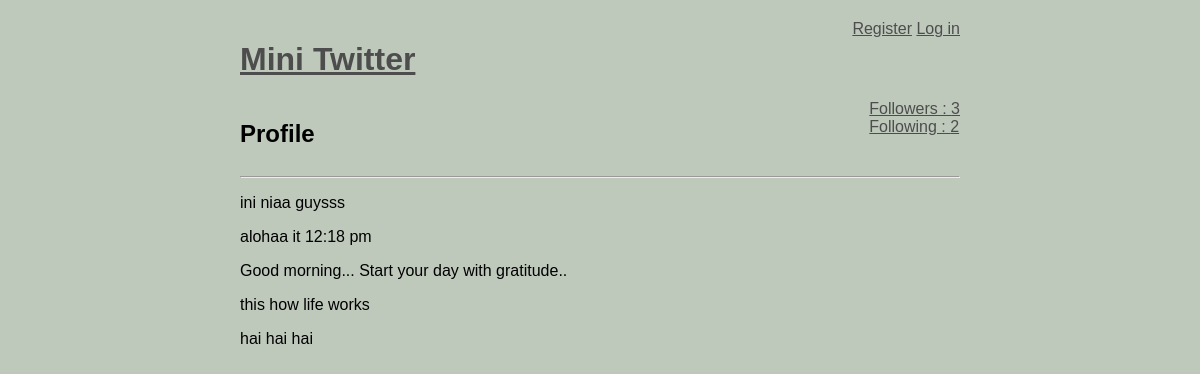
The page /user/nia on the database its author committed.
### models.py (models this page shows, shortened)
class BaseModel(Model):
    class Meta:
        database = database

class Message(BaseModel):
    user          = ForeignKeyField(User, backref = 'messages')
    content       = TextField()
    published_at  = DateTimeField(default=datetime.datetime.now())

### routes.py (the view)
@app.route('/user/<username>')
def user_profile(username):
    user = getUserOrAbort(username)
    messages = user.messages.order_by(Message.published_at.desc())
    return render_template('profile.html', messages=messages, user=user)

### models.py (called while the page is built)
    def following(self):
        return(User.select()
                   .join(Relationship, on=Relationship.to_user)
                   .where(Relationship.from_user == self)
                   .order_by(User.username))

    def follower(self):
        return(User.select()
                   .join(Relationship, on=Relationship.from_user)
                   .where(Relationship.to_user == self)
                   .order_by(User.username))

### routes.py (called while the page is built)
@app.before_request
def before_request():
    database.connect()

@app.after_request
def after_request(response):
    database.close()
    return response

def get_current_user():
    if session.get('logged_in'):
        return User.get(User.id == session['user_id'])

def getUserOrAbort(username):
    try:
        return User.get(User.username == username)
    except User.DoesNotExist:
        abort(404)

@app.context_processor
def _inject_user():
    return{'active_user': get_current_user()}

### templates/profile.html (shortened to what this page needs)
{% extends "layout.html" %}
{% block body %}
    <div id="flexy">
        <div class="">
            <h2>Profile {{ username }}</h2>
        </div>
        <div class="">
            <a href="{{url_for('show_follower', username=user.username)}}">Followers : {{ user.follower() | length }} </a> <br>
            <a href="{{url_for('show_following', username=user.username)}}">Following : {{ user.following() | length }}</a>
        </div>
    </div>
    <hr>
    {% for message in messages %}
        <p> {{ message.content }}</p>
    {% endfor %}
{% endblock %}

### static/style.css (style rules this page uses)
body { background-color: rgb(190, 201, 188); margin: 0 auto; margin-top: 20px; width: 60%; font-family: sans-serif; }
a { color: rgb(77, 77, 77); }
header, #flexy { display: flex; justify-content: space-between; }

### rows shown on the page
Message: content "ini niaa guysss"
Message: content "alohaa it 12:18 pm"
Message: content "Good morning... Start your day with gratitude.."
Message: content "this how life works"
Message: content "hai hai hai"

### other values the page prints
{{ user.follower() | length }} "3"
{{ user.following() | length }} "2"
